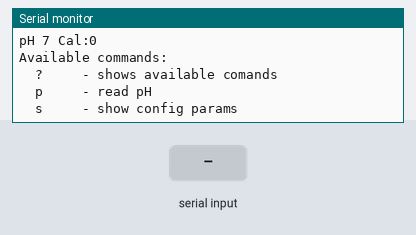
The sketch below on a simulated Arduino Uno, built for the host (arithmetic inside an expression is 32-bit, double 64-bit). Shown: the last lines printed to the serial monitor. Inputs (shaded band) come from the test bench. EEPROM starts erased.

Above: at 1.3 s.
1.4 s: "p90\n" received over Serial
At 1.68 s:
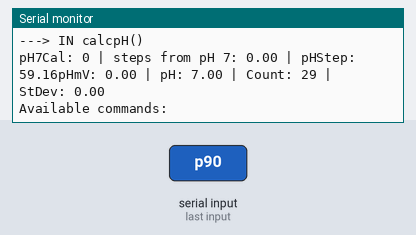
2.9 s: "p,45\n" received over Serial
At 3.14 s:
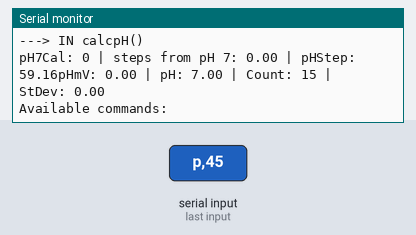

The sketch:

pHRead.ino
```cpp
#include <Statistic.h>
#include <avr/eeprom.h>
#include <Wire.h>
#include <Adafruit_ADS1015.h>
#define LSB_mV  1
const unsigned long READ_PERIOD_IN_MS=500;
Adafruit_ADS1015 ads1015;
Statistic myStats_pH;
//EEPROM trigger check
#define Write_Check      0x1234
struct parameters_T
{
  unsigned int WriteCheck;
  int16_t pH7Cal, pH4Cal;
  float pHStep;
}
params;

void setup()
{
  Serial.begin(9600);
  //Lets read our Info from the eeprom and setup our params,
  //if we loose power or reset we'll still remember our settings!
  eeprom_read_block(&params, (void *)0, sizeof(params));
  //if its a first time setup or our magic number in eeprom is wrong reset to default
  if (params.WriteCheck != Write_Check){
    resetParams();
  }
  //get the calibrated slope values
  readParams(&params.pH4Cal,&params.pH7Cal,&params.pHStep);
  ads1015.begin();
  // ads1015.setGain(GAIN_ONE);     // 1x gain   +/- 4.096V  1 bit = 2mV
  ads1015.setGain(GAIN_TWO);     // 2x gain   +/- 2.048V  1 bit = 1mV
  // ads1015.setGain(GAIN_FOUR);    // 4x gain   +/- 1.024V  1 bit = 0.5mV
  // ads1015.setGain(GAIN_EIGHT);   // 8x gain   +/- 0.512V  1 bit = 0.25mV
  // ads1015.setGain(GAIN_SIXTEEN); // 16x gain  +/- 0.256V  1 bit = 0.125mV
  showHelp();
}
void loop()
{
  serialHandler();
}
void serialHandler() {
  char inChar;
  if((inChar = Serial.read())>0) {
    switch (inChar) {
    case 'p':
    case 'P':
    {
      takeReadings();
      float pH = calcpH();
      Serial.print("pHmV: ");
      Serial.print(myStats_pH.average());
      Serial.print(" | pH: ");
      Serial.print(pH);
      Serial.print(" | Count: ");
      Serial.print(myStats_pH.count());
      Serial.print(" | StDev: ");
      Serial.println(myStats_pH.pop_stdev());
      showHelp();
      break;
    }
    case 's':
    case 'S':
      readParams(&params.pH4Cal,&params.pH7Cal,&params.pHStep);
      showHelp();
      break;
    case '?':
    case 'h': // Display help
      showHelp();
      break;
    default:
      break;
    }
  }
}
void takeReadings(){
  Serial.print("\r\nEnter number of millis to take readings (0 = ");
  Serial.print(READ_PERIOD_IN_MS);
  Serial.println("ms)");
  while (Serial.available()==0);
  unsigned long readPeriodInMilliseconds = Serial.parseInt();
  if (readPeriodInMilliseconds <= 0)readPeriodInMilliseconds = READ_PERIOD_IN_MS;
  Serial.print(F("Read for "));
  displayMillisToMinutesAndSeconds(readPeriodInMilliseconds);
  Serial.print(F("\r\nHit any character to continue "));
  while (Serial.available()==0);
  readValuesToGetAvg(readPeriodInMilliseconds);
}
void readValuesToGetAvg(unsigned long pHReadreadPeriodInMilliseconds) {
  int16_t adc_result;
  unsigned long currentMillis = millis();
  unsigned long lastpHCalibrationMillis = currentMillis;
  myStats_pH.clear();
  while (currentMillis - lastpHCalibrationMillis < pHReadreadPeriodInMilliseconds)
  {
    //get a pH reading (assumes pH probe is in a calibration solution)
    adc_result = readADC();
    Serial.println(adc_result);
    myStats_pH.add(adc_result);
    currentMillis = millis();
  }
}
//TBD: Adjust for temperature
float calcpH()
{
  Serial.println("---> IN calcpH()");
  float stepsFrom7 = (myStats_pH.average()-params.pH7Cal)/params.pHStep;
  Serial.print("pH7Cal: ");
  Serial.print(params.pH7Cal);
  Serial.print(" | steps from pH 7: ");
  Serial.print(stepsFrom7);
  Serial.print(" | pHStep: ");
  Serial.print(params.pHStep);
  return( 7.-stepsFrom7);
}
//
void displayMillisToMinutesAndSeconds(unsigned long milliseconds) {
  int seconds = (int) (milliseconds / 1000) % 60 ;
  int minutes = (int) ((milliseconds / 60000) % 60);
  Serial.print(milliseconds);
  Serial.print(F(" milliseconds = "));
  if (minutes > 0) {
    Serial.print(minutes);
    Serial.print(F(" minutes and "));
  }
  Serial.print(seconds);
  Serial.print(F(" seconds "));
}
void resetParams(void)
{
  Serial.println(F("---> IN resetParams"));
  //Restore to ideal parameters.
  params.WriteCheck = Write_Check;
  params.pH7Cal = 0; //pH 7 voltage = 0V
  params.pH4Cal = 177.36; //pH 4 voltage = 177.36mV
  params.pHStep = 59.16;//ideal probe slope
  eeprom_write_block(&params, (void *)0, sizeof(params)); //write these settings back to eeprom
}
void readParams(int16_t *pH4Cal, int16_t *pH7Cal,float *pHStep) {
  Serial.println(F("---> IN readParams"));
  eeprom_read_block(&params, (void *)0, sizeof(params));
  //if its a first time setup or our magic number in eeprom is wrong reset to default
  if (params.WriteCheck != Write_Check){
    resetParams();
  }
  *pHStep = params.pHStep;
  *pH4Cal = params.pH4Cal;
  *pH7Cal = params.pH7Cal;
  Serial.print(F("pH Slope:"));
  Serial.println(*pHStep);
  Serial.print(F("pH 4 Cal:"));
  Serial.println(*pH4Cal);
  Serial.print(F("pH 7 Cal:"));
  Serial.println(*pH7Cal);
}
int16_t readADC(void){
  // ads1015.setGain(GAIN_ONE);     // 1x gain   +/- 4.096V  1 bit = 2mV
  ads1015.setGain(GAIN_TWO);     // 2x gain   +/- 2.048V  1 bit = 1mV
  // ads1015.setGain(GAIN_FOUR);    // 4x gain   +/- 1.024V  1 bit = 0.5mV
  // ads1015.setGain(GAIN_EIGHT);   // 8x gain   +/- 0.512V  1 bit = 0.25mV
  // ads1015.setGain(GAIN_SIXTEEN); // 16x gain  +/- 0.256V  1 bit = 0.125mV
  //pH is AIN0 on the ADS1015 of the Ladybug Shield
  int16_t results = ads1015.readADC_Differential_VGND(0);
  return(results*LSB_mV);
}


const char helpText[] PROGMEM =
"\n"
"Available commands:" "\n"
"  ?     - shows available comands" "\n"
"  p     - read pH" "\n"
"  s     - show config params" "\n"
;
/*-----------------------------------------------------------
 show command line menu
 -----------------------------------------------------------*/
static void showHelp () {
  showString(helpText);
}
static void showString (PGM_P s) {
  for (;;) {
    char c = pgm_read_byte(s++);
    if (c == 0)
      break;
    if (c == '\n')
      Serial.print('\r');
    Serial.print(c);
  }
}
```

Measured:
- after the input at 1.4 s, the serial monitor: prints a new line at once (image 1)
- after the input at 2.9 s, the serial monitor: prints a new line at once (image 2)
